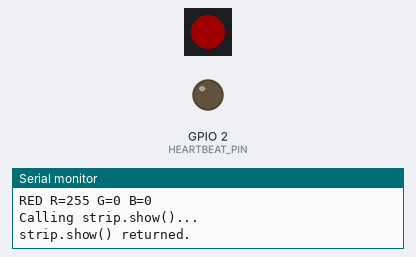
A sketch run on a simulated ESP8266 (NodeMCU). On the bench: 1 RGB LEDs in strip order, left to right, output pins drawn as LEDs (lit = HIGH), the last lines printed to the serial monitor. Dim RGB values are drawn brighter than linear.

Above: at 2.8 s.
At 7.2 s:
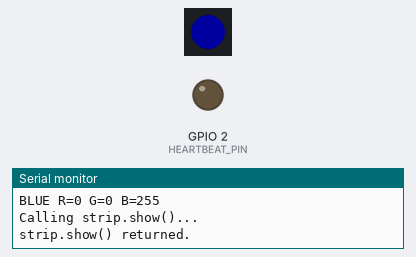
At 8.6 s:
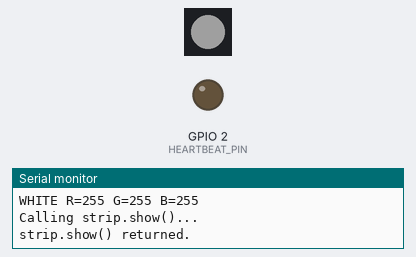
At 14.4 s:
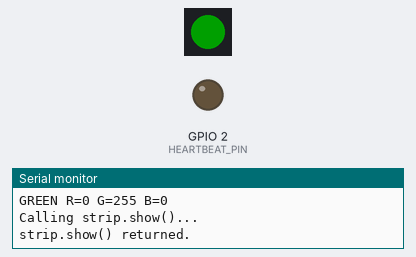
Timing chart, 0 to 15.0 s (numbered marks = the images above):
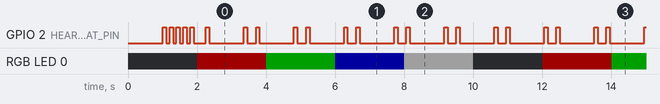

Measured:
- by itself, GPIO 2 (HEARTBEAT_PIN): HIGH → LOW at 1.1 s, → HIGH 0.10 s later, → LOW 0.10 s later, → HIGH 0.10 s later, … (114 changes in this stretch)
- by itself, RGB LED 0: repeats every 10.0 s: RGB(0, 32, 0) 2.0 s, RGB(0, 0, 32) 2.0 s, RGB(32, 32, 32) 2.0 s, off 2.0 s, RGB(32, 0, 0) 2.0 s

The sketch:

neopixel_single_test.ino
```cpp
/* Created: 2026 February 22
 * ============================================================================
 * neopixel_single_test.ino
 * Single Addressable LED Hardware Validation Sketch (Adafruit NeoPixel)
 * ============================================================================
 *
 * PURPOSE
 * -------
 * Validates wiring, power, and NeoPixel configuration for a single addressable
 * LED. Companion sketch to fastled_single_test.ino for boards where FastLED
 * has known compatibility issues (e.g. Arduino Nano ESP32 / ESP32-S3).
 *
 * SUPPORTED BOARDS
 * ----------------
 * - Adafruit Pro Trinket 5V / 16MHz
 * - Adafruit ItsyBitsy 5V / 32u4 / 16MHz
 * - Arduino Nano (ATmega328P)
 * - Arduino Nano ESP32
 *
 * SUPPORTED LED TYPES
 * -------------------
 * - WS2812B   (NEO_GRB color order)
 * - WS2812E   (NEO_GRB color order, same protocol as WS2812B)
 * - SK6812RGBW (NEO_GRBW color order)
 *
 * CONFIGURATION
 * -------------
 * Set LED_TYPE below to match your LED:
 *
 *   LED Type    | LED_TYPE
 *   ------------|-----------------------------
 *   WS2812B     | NEO_GRB + NEO_KHZ800
 *   WS2812E     | NEO_GRB + NEO_KHZ800
 *   SK6812RGBW  | NEO_GRBW + NEO_KHZ800
 *
 * DATA PIN
 * --------
 * Selected automatically by conditional compilation.
 *
 *   Board                    | DATA_PIN | HEARTBEAT_PIN | Notes
 *   -------------------------|----------|---------------|----------------------
 *   Pro Trinket 5V           |    6     |      13       | 5V logic, no shifter
 *   ItsyBitsy 5V 32u4        |    6     |  LED_BUILTIN  | 5V logic, no shifter
 *   Arduino Nano             |    6     |  LED_BUILTIN  | 5V logic, no shifter
 *   Arduino Nano ESP32       | GPIO17   |     D6        | 3.3V logic, see WARNING
 *
 * NOTE: GPIO RESTRICTIONS ON NANO ESP32
 * ---------------------------------------
 * GPIO6  - connected to QSPI flash, must not be used.
 * GPIO2  - FastLED hangs on ESP32-S3. NeoPixel untested.
 * GPIO17 - confirmed working with NeoPixel on Nano ESP32 (board label D8).
 * GPIO9  - confirmed working as plain GPIO output (board label D6, heartbeat).
 * NOTE: NeoPixel/FastLED require raw GPIO numbers on ESP32-S3 under core 3.3.7
 *        remap mode. Board label symbols cause silent RMT failure.
 *
 * WARNING: ARDUINO NANO ESP32 LOGIC LEVEL
 * ----------------------------------------
 * The Nano ESP32 outputs 3.3V logic. WS2812B/SK6812 require >3.5V for
 * reliable logic HIGH recognition when powered at 5V.
 * A 74AHCT125N level shifter between DATA_PIN and LED DIN is recommended.
 *
 *   Level Shifter Wiring (74AHCT125N):
 *   - VCC  -> 5V supply
 *   - GND  -> Common ground
 *   - 1A   -> D8  (WS2812E data)
 *   - 1Y   -> WS2812E DIN
 *   - 1OE  -> GND (always enabled)
 *   - 2A   -> D6  (heartbeat regular LED)
 *   - 2Y   -> Regular LED anode (heartbeat output)
 *   - 2OE  -> GND (always enabled)
 *
 *     ┌──────────┐
 * 1OE │ 1     14 │ VCC
 * 1A  │ 2     13 │ 4OE
 * 1Y  │ 3     12 │ 4A
 * 2OE │ 4     11 │ 4Y
 * 2A  │ 5     10 │ 3OE
 * 2Y  │ 6      9 │ 3A
 * GND │ 7      8 │ 3Y
 *     └──────────┘
 *
 * WIRING (ALL BOARDS)
 * --------------------
 * LED DIN -> DATA_PIN (via 74AHCT125N for Nano ESP32)
 * LED 5V  -> External 5V supply
 * LED GND -> Common ground with board and supply
 *
 * POWER
 * -----
 * A single WS2812B/SK6812 at full white draws ~60mA.
 * Use an external 5V supply. Do not power from USB alone during testing.
 * Include a 100-470 ohm series resistor on the data line.
 * Include a 100uF decoupling capacitor across 5V/GND near the LED.
 *
 * OPERATION
 * ---------
 * On power-up:
 *   1. Serial output (115200 baud) reports board identity and pin mapping.
 *   2. Built-in LED blinks 5 times (startup confirmation).
 *   3. Color cycle begins: RED -> GREEN -> BLUE -> WHITE -> OFF, 2s each.
 *      SK6812RGBW adds a WARM WHITE step using the white channel only.
 *   4. Built-in LED double-flashes as a heartbeat indicator.
 *      Pattern: ON 100ms, OFF 250ms, ON 100ms, OFF 1000ms, repeat.
 *
 * ARDUINO IDE BOARD SELECTION
 * ----------------------------
 * Pro Trinket 5V:    Tools -> Board -> Adafruit AVR Boards -> Pro Trinket 5V/16MHz (USB)
 * ItsyBitsy 32u4:    Tools -> Board -> Adafruit AVR Boards -> Adafruit ItsyBitsy 32u4 5V 16MHz
 * Arduino Nano:      Tools -> Board -> Arduino AVR Boards -> Arduino Nano
 * Arduino Nano ESP32: Tools -> Board -> Arduino ESP32 Boards -> Arduino Nano ESP32
 *
 * LIBRARY DEPENDENCY
 * ------------------
 * Adafruit NeoPixel >= 1.10.0
 * Install via: Arduino IDE -> Sketch -> Include Library -> Manage Libraries -> Adafruit NeoPixel
 *
 * ============================================================================
 *
 * VERSION HISTORY
 * ---------------
 * v1.0  2026-02-22  Initial release. Based on fastled_single_test v1.2.
 *                   Uses Adafruit NeoPixel library for ESP32-S3 compatibility.
 *                   Same heartbeat pattern and colour cycle as FastLED variant.
 * v1.1  2026-02-24  DATA_PIN corrected to GPIO47 (board pin D8) for Nano ESP32.
 *                   Requires Tools -> Pin Numbering -> By GPIO number in Arduino IDE.
 * v1.2  2026-02-25  DATA_PIN changed to D5 (board label) for WS2812E on level
 *                   shifter channel 3. HEARTBEAT_PIN added on D8 (channel 1) to
 *                   mirror LED_BUILTIN. Pin numbering mode dependency removed.
 * v1.3  2026-02-25  Conditional compilation added for DATA_PIN and HEARTBEAT_PIN.
 *                   Supports Arduino Nano ESP32 and Adafruit Pro Trinket 5V
 *                   without manual pin changes between boards.
 * v1.4  2026-02-25  Nano ESP32 pins swapped: DATA_PIN D8 (ch1), HEARTBEAT_PIN D5 (ch2).
 *                   D5 confirmed non-functional for RMT/NeoPixel on ESP32-S3.
 *                   D8 confirmed working. Level shifter wiring updated accordingly.
 * v1.5  2026-02-26  HEARTBEAT_PIN changed from D5 to D6. D5 conflicts with D8 under
 *                   core 3.3.7 remap (both resolve to GPIO8).
 *                   DATA_PIN changed from D8 to raw GPIO17. NeoPixel requires raw
 *                   GPIO numbers on ESP32-S3 under core 3.3.7 remap mode; board
 *                   label symbols cause silent RMT failure.
 * ============================================================================
 */

#include <Adafruit_NeoPixel.h>

// ============================================================================
// CONFIGURATION - Edit these defines to match your hardware
// ============================================================================

// LED type and color order.
// WS2812B / WS2812E:  NEO_GRB + NEO_KHZ800
// SK6812RGBW:         NEO_GRBW + NEO_KHZ800
#define LED_TYPE        (NEO_GRB + NEO_KHZ800)

// Set to 1 if using SK6812RGBW (enables white channel test)
#define IS_RGBW         0

// WS2812E data pin.
// Nano ESP32: GPIO17 (board label D8) via 74AHCT125N level shifter channel 1 (1A->1Y->DIN).
//             Raw GPIO number required - board label symbol causes silent RMT failure.
// Pro Trinket 5V: pin 6 direct (5V logic, no shifter required).
#if defined(ARDUINO_NANO_ESP32)
  #define DATA_PIN      17  // GPIO17 = board label D8, level shifter channel 1
#elif defined(ADAFRUIT_TRINKET_5V)
  #define DATA_PIN      6   // Direct connection, no level shifter
#else
  #define DATA_PIN      6   // Default for AVR boards
#endif

// Heartbeat output pin. Mirrors LED_BUILTIN. Double-flash pattern.
// Nano ESP32: D6 (GPIO9) via level shifter channel 2 (2A->2Y->external LED).
//             Board label symbol D6 works for plain GPIO (no RMT involved).
// Pro Trinket 5V: pin 13 (LED_BUILTIN, onboard LED).
#if defined(ARDUINO_NANO_ESP32)
  #define HEARTBEAT_PIN D6  // Board label D6, level shifter channel 2
#elif defined(ADAFRUIT_TRINKET_5V)
  #define HEARTBEAT_PIN 13  // LED_BUILTIN on Pro Trinket
#else
  #define HEARTBEAT_PIN LED_BUILTIN
#endif

// Number of LEDs under test
#define LED_COUNT       1

// Brightness (0-255). 128 = 50%. Reduce if supply is marginal.
#define BRIGHTNESS      32

// ============================================================================
// NeoPixel instance
// ============================================================================

Adafruit_NeoPixel strip(LED_COUNT, DATA_PIN, LED_TYPE);

// ============================================================================
// Setup
// ============================================================================

void setup() {
  Serial.begin(115200);
  delay(1000);

  pinMode(LED_BUILTIN, OUTPUT);
  pinMode(HEARTBEAT_PIN, OUTPUT);

  // Report board identity and configuration
  Serial.println(F("\n=== neopixel_single_test ==="));

  #if defined(ARDUINO_NANO_ESP32)
    Serial.println(F("Board   : Arduino Nano ESP32"));
    Serial.println(F("WARNING : 3.3V logic - 74AHCT125N level shifter recommended"));
  #elif defined(ADAFRUIT_ITSYBITSY_32U4_5V)
    Serial.println(F("Board   : Adafruit ItsyBitsy 5V 32u4"));
  #elif defined(__AVR_ATmega328P__)
    Serial.println(F("Board   : Arduino Nano (ATmega328P)"));
  #elif defined(ADAFRUIT_TRINKET_5V)
    Serial.println(F("Board   : Adafruit Pro Trinket 5V"));
  #else
    Serial.println(F("Board   : Unknown"));
  #endif

  Serial.print(F("Data Pin  : "));
  Serial.println(DATA_PIN);
  Serial.print(F("LED Type  : "));
  #if IS_RGBW
    Serial.println(F("SK6812RGBW"));
  #else
    Serial.println(F("WS2812B/WS2812E"));
  #endif
  Serial.print(F("Brightness: "));
  Serial.println(BRIGHTNESS);

  // Startup blink - 5 pulses confirms MCU is running
  for (int i = 0; i < 5; i++) {
    digitalWrite(LED_BUILTIN, HIGH);
    delay(100);
    digitalWrite(LED_BUILTIN, LOW);
    delay(100);
  }

  // Initialise NeoPixel
  strip.begin();
  strip.setBrightness(BRIGHTNESS);
  strip.clear();
  strip.show();

  Serial.println(F("Setup complete. Starting color cycle.\n"));
}

// ============================================================================
// Heartbeat state machine
// Pattern: ON 100ms | OFF 250ms | ON 100ms | OFF 1000ms | repeat
// ============================================================================

// Heartbeat timing table: {pin state, duration ms}
static const struct { uint8_t state; unsigned int duration; } HB[] = {
  { HIGH, 100  },   // Flash 1 on
  { LOW,  250  },   // Gap
  { HIGH, 100  },   // Flash 2 on
  { LOW,  1000 }    // Pause
};
#define HB_STEPS (sizeof(HB) / sizeof(HB[0]))

/**
 * Non-blocking heartbeat update.
 * Call as frequently as possible from loop() and blocking wait loops.
 * Advances through the double-flash pattern using millis() timing.
 */
void updateHeartbeat() {
  static uint8_t       step  = 0;
  static unsigned long timer = 0;
  unsigned long now = millis();

  if (now - timer >= HB[step].duration) {
    step  = (step + 1) % HB_STEPS;
    timer = now;
    digitalWrite(LED_BUILTIN, HB[step].state);
    digitalWrite(HEARTBEAT_PIN, HB[step].state);
  }
}

// ============================================================================
// Loop
// ============================================================================

void loop() {
  // Color cycle
  showColor("RED",   255, 0, 0);
  showColor("GREEN", 0, 255, 0);
  showColor("BLUE",  0, 0, 255);
  showColor("WHITE", 255, 255, 255);

  #if IS_RGBW
    showRGBW();
  #endif

  showColor("OFF", 0, 0, 0);
}

// ============================================================================
// Helper Functions
// ============================================================================

/**
 * Display a solid colour on LED[0] for 2 seconds.
 * Non-blocking wait allows heartbeat to run during hold period.
 *
 * @param label  Colour name printed to Serial.
 * @param r      Red channel (0-255).
 * @param g      Green channel (0-255).
 * @param b      Blue channel (0-255).
 */
void showColor(const char* label, uint8_t r, uint8_t g, uint8_t b) {
  Serial.print(label);
  Serial.print(F(" R=")); Serial.print(r);
  Serial.print(F(" G=")); Serial.print(g);
  Serial.print(F(" B=")); Serial.println(b);

  strip.setPixelColor(0, strip.Color(r, g, b));
  Serial.println(F("Calling strip.show()..."));
  strip.show();
  Serial.println(F("strip.show() returned."));

  unsigned long start = millis();
  while (millis() - start < 2000) {
    updateHeartbeat();
  }
}

/**
 * SK6812RGBW white channel test.
 * Uses the fourth (white) channel of the SK6812RGBW LED directly.
 * RGB channels are set to zero, white channel set to BRIGHTNESS.
 */
void showRGBW() {
  Serial.println(F("WHITE CHANNEL (W only)"));

  // strip.Color() with four arguments sets RGBW
  strip.setPixelColor(0, strip.Color(0, 0, 0, BRIGHTNESS));
  strip.show();

  unsigned long start = millis();
  while (millis() - start < 2000) {
    updateHeartbeat();
  }

  strip.clear();
  strip.show();
}
```
